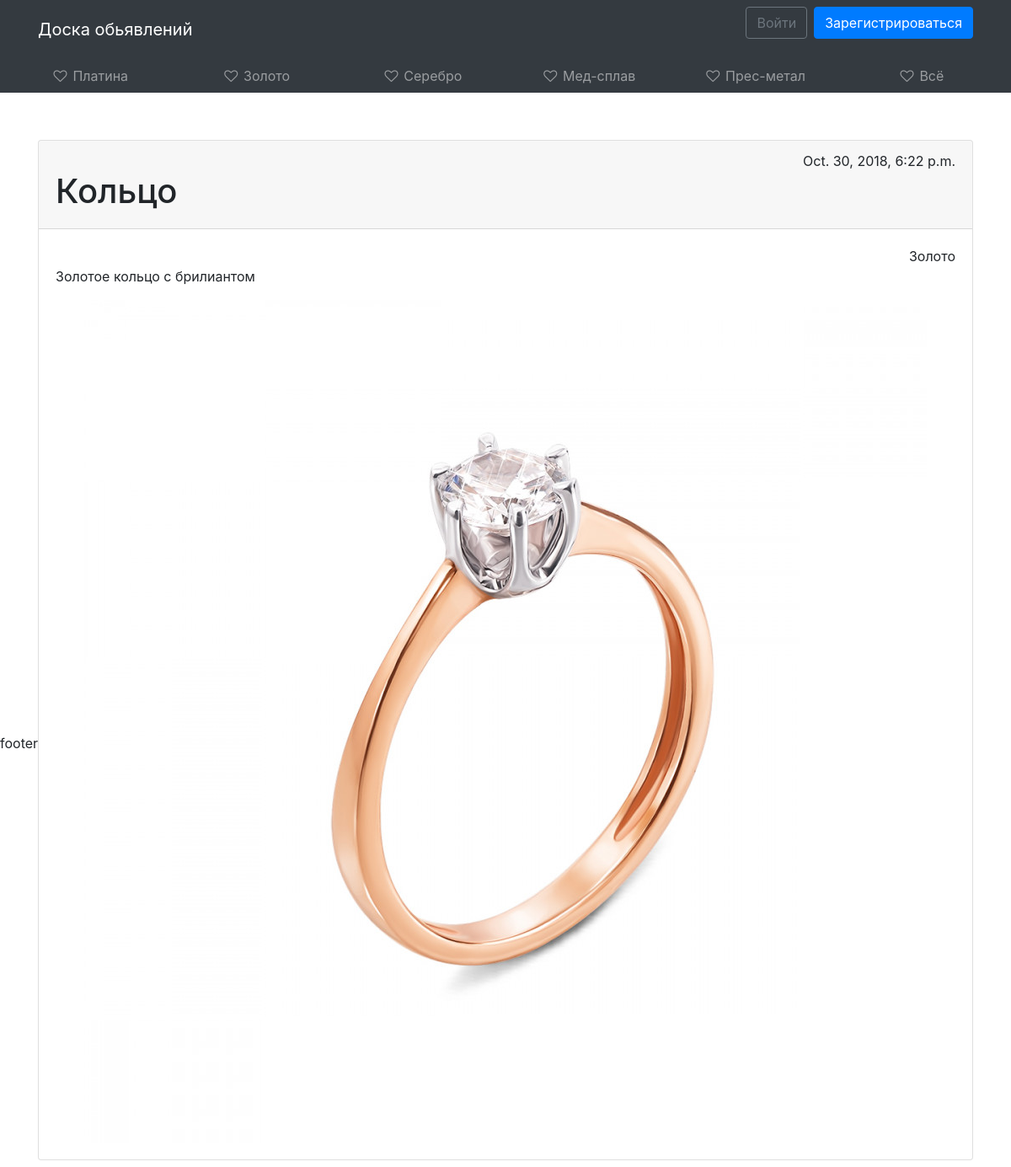
The app's page /detail/2 with its own data.
### core/models.py (models this page shows, shortened)
class Category(models.Model):
    category_name = models.CharField(max_length = 20, blank=False, verbose_name=u'category name')

class Product(models.Model):
    DELETED = 0
    TO_MODERETION = 1
    ACTIVE = 2
    MODERATING = (
        (DELETED, 'Deleted'),
        (TO_MODERETION, 'To moderation'),
        (ACTIVE, 'Active')
    )
    STANDART = 0
    VIP = 1
    TO_VIP = (
        (STANDART, 'Standart'),
        (VIP, 'VIP')
    )
    VIP_MODER = (
        (STANDART, 'No VIP'),
        (VIP, 'Want VIP')
    )
    product_user = models.ForeignKey(User, on_delete=models.CASCADE, verbose_name=u'user', default='')
    product_category = models.ForeignKey('Category', on_delete=models.DO_NOTHING, verbose_name=u'category', related_name='product')
    product_name = models.CharField(max_length=20, blank=False, verbose_name=u'name')
    product_image = models.ImageField(verbose_name=u'foto', default='images/No-image.jpg')
    product_info = models.TextField(verbose_name=u'info')
    product_price = models.PositiveIntegerField(verbose_name=u'price')
    product_status = models.IntegerField(choices=MODERATING, default=TO_MODERETION, verbose_name=u'status')
    product_vip = models.IntegerField(choices=TO_VIP, default=STANDART, verbose_name=u'VIP status')
    product_vip_moderation = models.IntegerField(choices=VIP_MODER, default=STANDART, verbose_name=u'VIP moderation')
    product_datatime_creation = models.DateTimeField(verbose_name=u'Created', auto_now_add=True)

### core/views.py (the view)
# urls.py: path('detail/<int:pid>', views.MyDetailView.as_view(), name='detail'),
class MyDetailView(View):
    def get(self, request, pid):
        context = {}
        context['category'] = Category.objects.all()
        context['product'] = get_object_or_404(Product, id=pid)
        return render(request, template_name='core/detail.html', context=context)

### templates/core/detail.html (shortened to what this page needs)
{% extends 'base.html' %}
{% load staticfiles %}
{% block content %}
<div class="container">
    <div class="row">
        <div class="col col-12 mt-5">
            <div class="card">
                <div class="card-header">
                    <div class="text-right">
                        <p1>{{ product.product_datatime_creation }}</p1>
                    </div>
                    <h1>{{ product.product_name }}</h1>
                </div>
                <div class="card-body">
                    <div class="text-right">
                        {{ product.product_category.category_name }}
                    </div>
                    <p>{{ product.product_info }}</p>
                    <div class="row justify-content-center">
                        <img src="{{ product.product_image.url }}" alt="..." style="max-width: 100%;">
                    </div>
                </div>
            </div>
        </div>
    </div>
</div>
{% endblock %}

### templates/base.html (shortened to what this page needs)
{% load staticfiles %}
<html lang="en">
<head>
    <link rel="stylesheet" href="https://stackpath.bootstrapcdn.com/bootstrap/4.1.3/css/bootstrap.min.css">
    <link rel="stylesheet" href="https://cdnjs.cloudflare.com/ajax/libs/font-awesome/4.7.0/css/font-awesome.css">
    <link rel="stylesheet" href="{% static '/css/style.css' %}">
</head>
<body>
{% include 'header.html' %}
{% block sidebar %}
<div class="container-fluid h-100">
    <div class="row d-flex flex-row">
        <aside class="col-1 col-md-2 col-lg-12 h-md-100 p-0 bg-dark top">
            <nav class="navbar navbar-expand navbar-dark bg-dark p-0 px-lg-2">
                <div class="collapse navbar-collapse">
                    <ul class="flex-column flex-lg-row navbar-nav w-100 justify-content-center align-items-center align-items-sm-start text-left text-lg-center">
                        {% for item in category %}
                        <li class="nav-item w-100">
                            <a class="nav-link text-truncate" href="{% url 'category' pid=item.id %}"><i class="fa fa-heart-o fa-fw"></i> <span class="d-none d-md-inline">{{ item.category_name }}</span></a>
                        </li>
                        {% endfor %}
                        <li class="nav-item w-100">
                            <a class="nav-link text-truncate" href="{% url 'all' %}"><i class="fa fa-heart-o fa-fw"></i> <span class="d-none d-md-inline">Всё</span></a>
                        </li>
                    </ul>
                </div>
            </nav>
        </aside>
        <main class="col-11 col-md-10 col-lg-12 bg-faded py-2">
            {% endblock %}
            {% block content %}{% endblock %}
        </main>
    </div>
</div>
<div>
    {% include 'footer.html' %}
</div>
</body>
</html>

### records on screen
Category: category_name "Платина"
Category: category_name "Золото"
Category: category_name "Серебро"
Category: category_name "Мед-сплав"
Category: category_name "Прес-метал"
Product: product_datatime_creation "Oct. 30, 2018, 6:22 p.m.", product_name "Кольцо", product_category.category_name "Золото", product_info "Золотое кольцо с брилиантом", product_image (picture)
